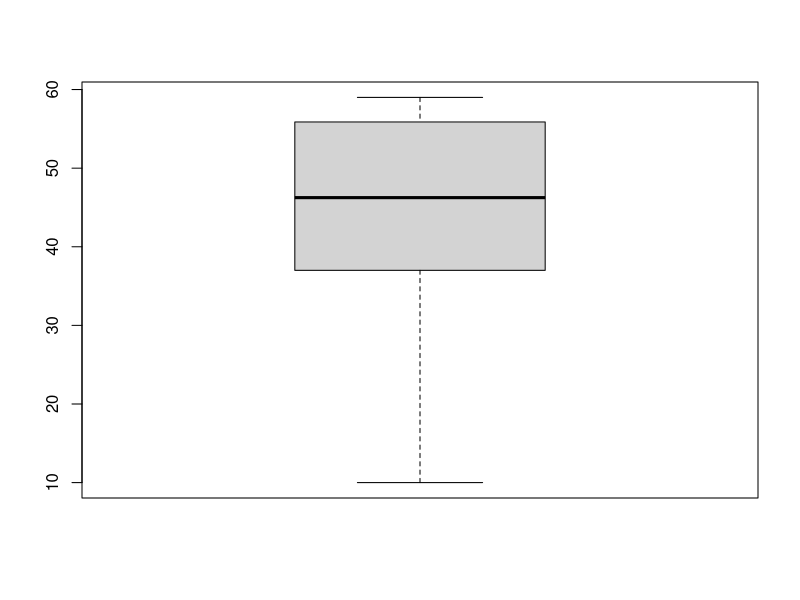
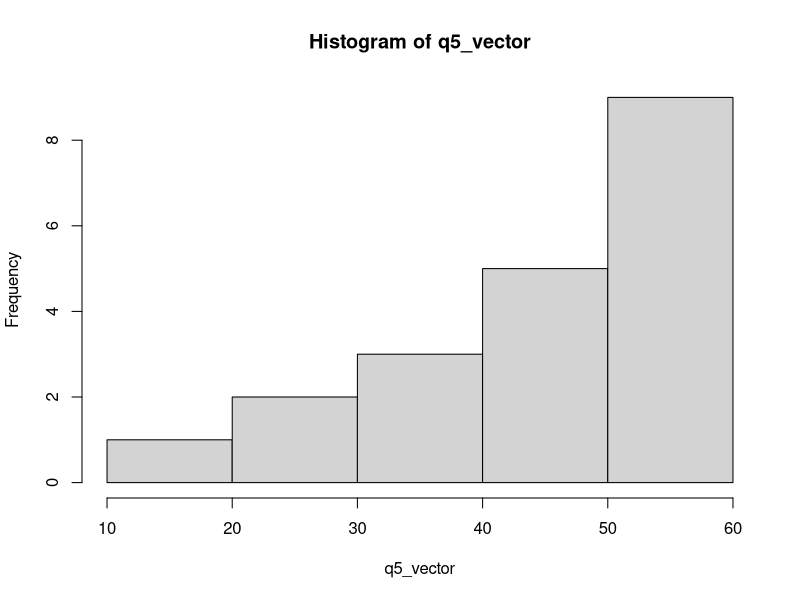
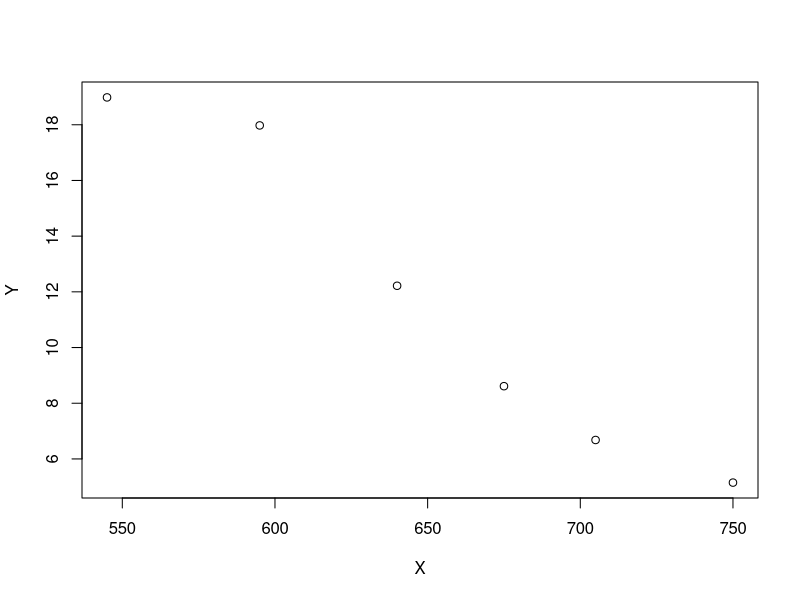

The R source for these figures, in order:
## ---- chunk 1
desired_value <- (abs(log(120))^3) - pi
print(desired_value)
## ---- chunk 2
print(round(desired_value, digits = 2))
## ---- chunk 3
seq(8,100,2)
## ---- chunk 4
E <- seq(0,99,2)
mean(E)
## ---- chunk 5
new_E <- c(0:99)
mean(new_E)
## ---- chunk 6
q5_vector <- c(10, 22, 24, 34, 35, 39, 41, 43, 44, 45.5, 47, 51, 53, 54.5, 55, 56.75, 58, 58.3, 59, 59)
## ---- chunk 7
median(q5_vector)
## ---- chunk 8
boxplot(q5_vector)
## ---- chunk 9
summary(q5_vector)
## ---- chunk 10
hist(q5_vector)
## ---- chunk 11
X <- c(545,595,640,675,705,750)
Y <- c(18.982,17.976,12.218,8.612,6.680,5.150)

plot(X,Y)
